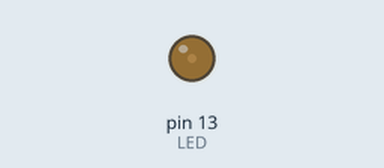
Recording of a sketch running on a simulated Arduino Uno, built with avr-gcc and run on an emulated ATmega328P. Parts: output pins drawn as LEDs (lit = HIGH).

Above: at 0.05 s.
At 0.25 s:
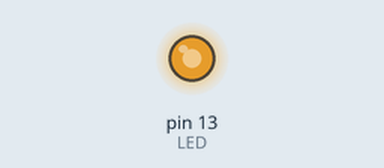
At 0.35 s:
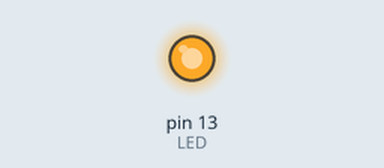
At 0.5 s:
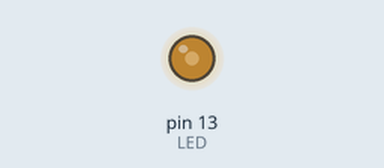
Timing chart, 0 to 3.0 s (numbered marks = the images above):
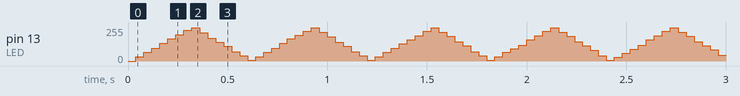

The sketch:

experimentoTres.ino
```cpp
#define LED 13
#define sobe 11
#define desce 22

void setup() {
  // put your setup code here, to run once:
  pinMode(LED, OUTPUT);
}

int flag = sobe, cont = 0;
float tempo_alto = 0, tempo_baixo = 0;

void loop() {
  // put your main code here, to run repeatedly:
  digitalWrite(LED, HIGH);
  delay(tempo_alto);
  digitalWrite(LED, LOW);
  delay(tempo_baixo);
  cont++;
  if(cont>=3){
    cont = 0;
    if(flag == sobe){
      tempo_alto = tempo_alto + 1;
      tempo_baixo = 10 - tempo_alto;
      if(tempo_alto >= 10){
        flag = desce;
      }
    }else{
      tempo_alto = tempo_alto - 1;
      tempo_baixo = 10 - tempo_alto;
      if(tempo_alto <= 0){
        flag = sobe;
      }
    }

  }
}
```
